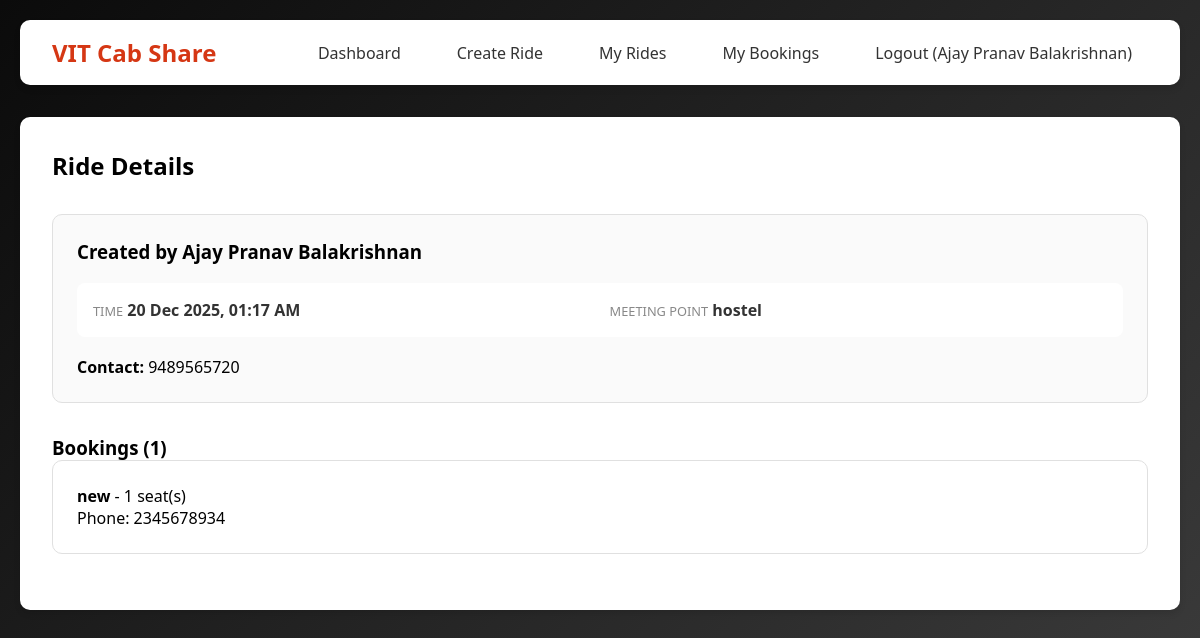
The page /ride_details/2 (signed in) on the database as committed earlier.
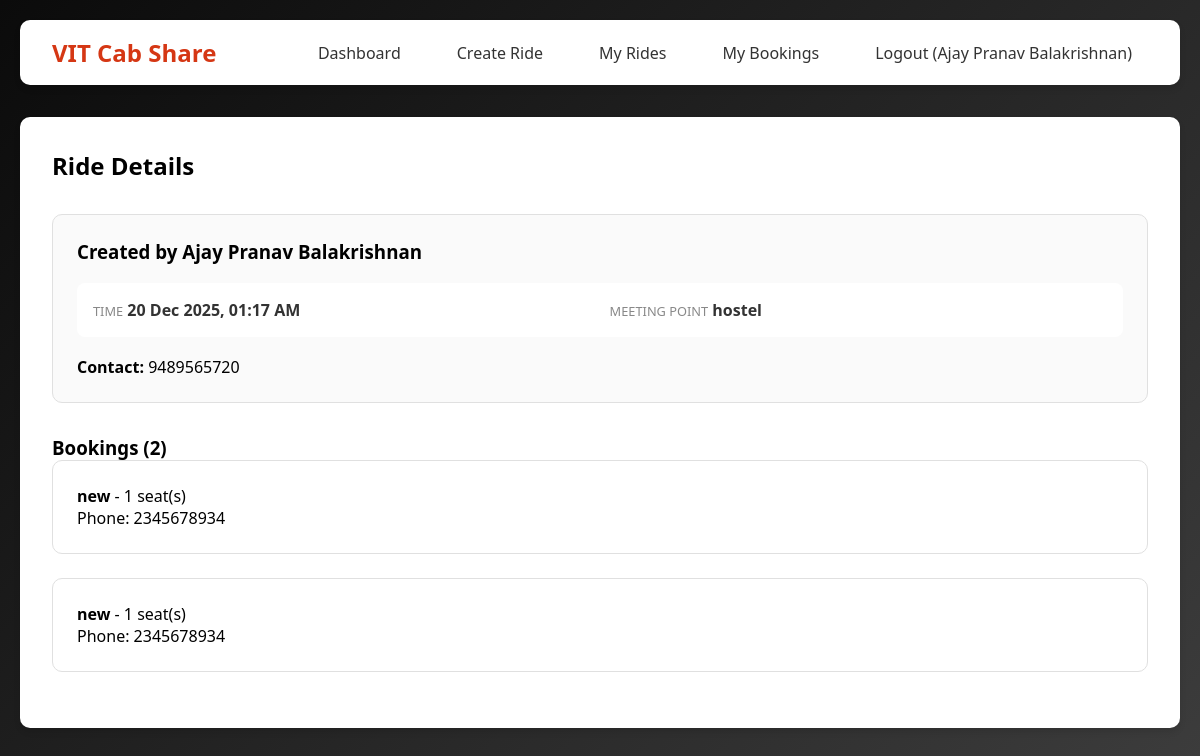
The same page on the database as committed later.
### app.py (models this page shows, shortened)
class User(db.Model):
    id = db.Column(db.Integer, primary_key=True)
    name = db.Column(db.String(100), nullable=False)
    email = db.Column(db.String(120), unique=True, nullable=False)
    phone = db.Column(db.String(15), nullable=False)
    password_hash = db.Column(db.String(200), nullable=False)
    rides = db.relationship('Ride', backref='creator', lazy=True)
    bookings = db.relationship('Booking', backref='user', lazy=True)

class Ride(db.Model):
    id = db.Column(db.Integer, primary_key=True)
    user_id = db.Column(db.Integer, db.ForeignKey('user.id'), nullable=False)
    departure_time = db.Column(db.DateTime, nullable=False)
    total_seats = db.Column(db.Integer, nullable=False)
    available_seats = db.Column(db.Integer, nullable=False)
    cost_per_person = db.Column(db.Integer, nullable=False)
    meeting_point = db.Column(db.String(200), nullable=False)
    drop_point = db.Column(db.String(200), nullable=False, default='Katpadi Railway Station')
    notes = db.Column(db.Text)
    created_at = db.Column(db.DateTime, default=datetime.utcnow)
    bookings = db.relationship('Booking', backref='ride', lazy=True)

class Booking(db.Model):
    id = db.Column(db.Integer, primary_key=True)
    ride_id = db.Column(db.Integer, db.ForeignKey('ride.id'), nullable=False)
    user_id = db.Column(db.Integer, db.ForeignKey('user.id'), nullable=False)
    seats_booked = db.Column(db.Integer, nullable=False)
    booked_at = db.Column(db.DateTime, default=datetime.utcnow)

### app.py (the view)
@app.route('/ride_details/<int:ride_id>')
def ride_details(ride_id):
    if 'user_id' not in session:
        return redirect(url_for('login'))
    ride = Ride.query.get_or_404(ride_id)
    bookings = Booking.query.filter_by(ride_id=ride_id).all()
    return render_template('ride_details.html', ride=ride, bookings=bookings)

### templates/ride_details.html (shortened to what this page needs)
{% extends "base.html" %}
{% block content %}
<h2 style="margin-bottom: 2rem;">Ride Details</h2>
<div class="ride-card">
    <h3>Created by {{ ride.creator.name }}</h3>
    <div class="ride-info">
        <div class="info-item">
            <span class="info-label">Time</span>
            <span class="info-value">{{ ride.departure_time.strftime('%d %b %Y, %I:%M %p') }}</span>
        </div>
        <div class="info-item">
            <span class="info-label">Meeting Point</span>
            <span class="info-value">{{ ride.meeting_point }}</span>
        </div>
    </div>
    <p><strong>Contact:</strong> {{ ride.creator.phone }}</p>
</div>
<h3 style="margin-top: 2rem;">Bookings ({{ bookings|length }})</h3>
{% for booking in bookings %}
<div class="ride-card" style="background: white;">
    <p><strong>{{ booking.user.name }}</strong> - {{ booking.seats_booked }} seat(s)</p>
    {% if ride.user_id == session.user_id %}
    <p>Phone: {{ booking.user.phone }}</p>
    {% endif %}
</div>
{% endfor %}
{% endblock %}

### templates/base.html (shortened to what this page needs)
<!DOCTYPE html>
<html lang="en">
<head>
</head>
<body>
    <div class="container">
        <nav>
            <h1>VIT Cab Share</h1>
            <ul>
                {% if session.user_id %}
                    <li><a href="{{ url_for('index') }}">Dashboard</a></li>
                    <li><a href="{{ url_for('create_ride') }}">Create Ride</a></li>
                    <li><a href="{{ url_for('my_rides') }}">My Rides</a></li>
                    <li><a href="{{ url_for('my_bookings') }}">My Bookings</a></li>
                    <li><a href="{{ url_for('logout') }}">Logout ({{ session.user_name }})</a></li>
                {% else %}
                    <li><a href="{{ url_for('login') }}">Login</a></li>
                    <li><a href="{{ url_for('register') }}">Register</a></li>
                {% endif %}
            </ul>
        </nav>
        <div class="content">
            {% block content %}{% endblock %}
        </div>
    </div>
</body>
</html>

### templates/base.html (style rules this page uses)
* { margin: 0; padding: 0; box-sizing: border-box; }
body { font-family: 'Segoe UI', Tahoma, Geneva, Verdana, sans-serif; background: linear-gradient(135deg, #0b0b0b 0%, #3d3d3d 100%); min-height: 100vh; padding: 20px; }
.container { max-width: 1200px; margin: 0 auto; }
nav { background: white; padding: 1rem 2rem; border-radius: 10px; margin-bottom: 2rem; box-shadow: 0 4px 6px rgba(0,0,0,0.1); display: flex; justify-content: space-between; align-items: center; flex-wrap: wrap; gap: 1rem; }
nav h1 { color: #d53714; font-size: 1.5rem; }
nav ul { list-style: none; display: flex; gap: 1.5rem; flex-wrap: wrap; }
nav a { color: #333; text-decoration: none; font-weight: 500; transition: all 0.3s; padding: 0.5rem 1rem; border-radius: 5px; }
.content { background: white; padding: 2rem; border-radius: 10px; box-shadow: 0 4px 6px rgba(0,0,0,0.1); }
.ride-card { border: 1px solid #e0e0e0; padding: 1.5rem; border-radius: 10px; margin-bottom: 1.5rem; background: #fafafa; }
.ride-info { display: grid; grid-template-columns: repeat(auto-fit, minmax(180px, 1fr)); gap: 1.2rem; margin: 1.2rem 0; background: white; padding: 1rem; border-radius: 8px; }
.info-label { font-size: 0.8rem; color: #888; text-transform: uppercase; }
.info-value { font-weight: 600; color: #333; }

Rows that differ between the two databases and show on the page:
added Booking: user.name "new", seats_booked "1", user.phone "2345678934"
Other text that changed with them:
{{ bookings|length }}: "1" → "2"
